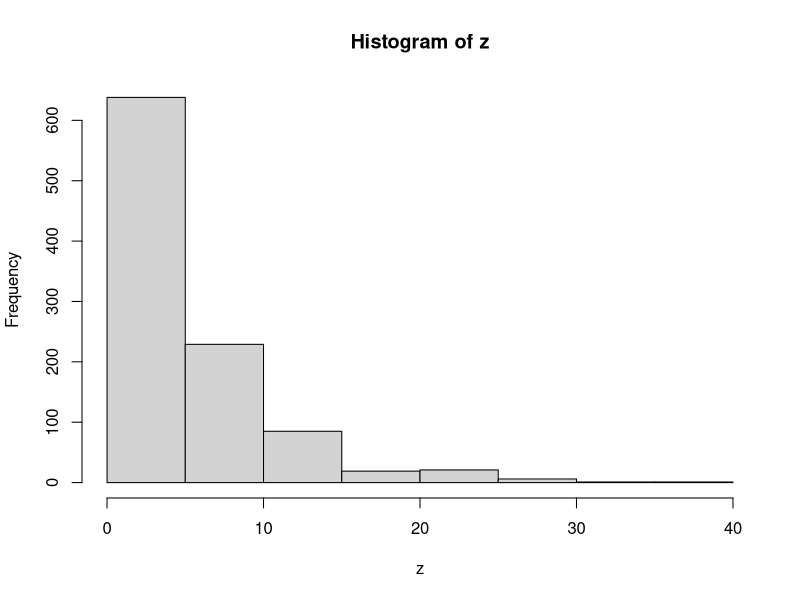
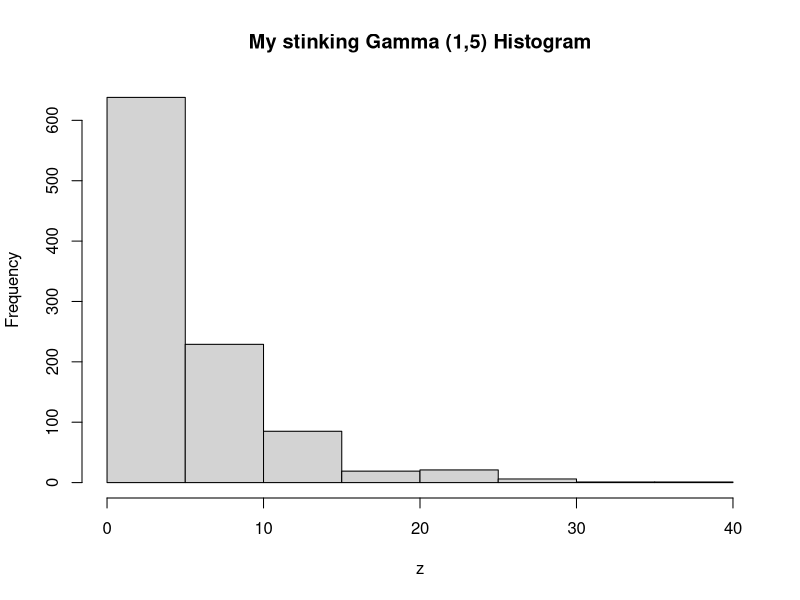
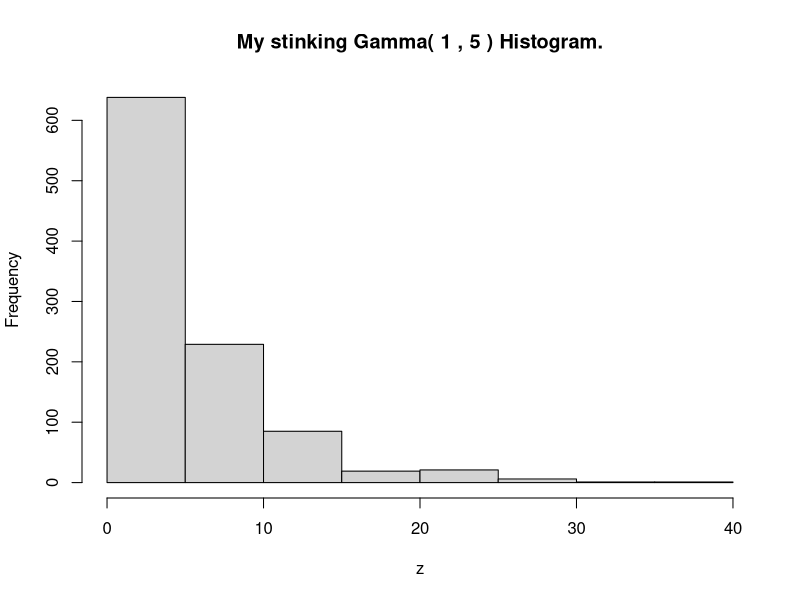

Reproduce these figures in R, in order.
## gamma-1.R
## PJ Feb 14, 2002 / 2014-08-07
## Create a
## gamma variable and then show its histogram.

sh <- 1
sc <- 5

z <- rgamma(1000, shape=sh, scale=sc)
hist(z)

## Lets play around with the title
hist(z, main = "My stinking Gamma (1,5) Histogram")
## use variables in a title:
hist(z, main = paste("My stinking Gamma(",sh,",",sc,") Histogram."))
